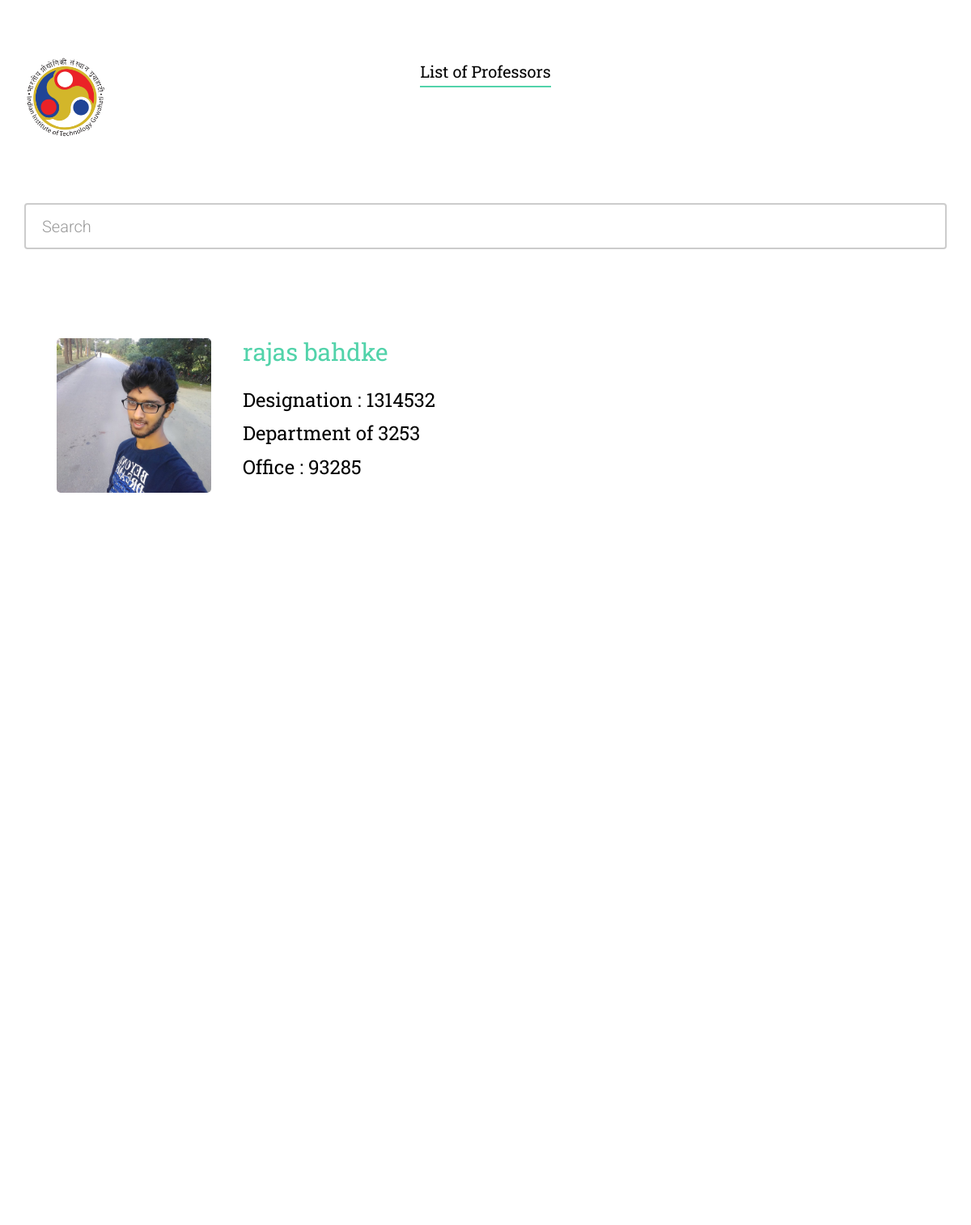
Page /list/ on the committed database.
### details/models.py (models this page shows, shortened)
class ProfileDetails(models.Model):
    username = models.OneToOneField(User, on_delete=models.CASCADE, primary_key=True)
    name = models.CharField(max_length=255)
    designation = models.CharField(max_length=255)
    department = models.CharField(max_length=128)
    institute = models.CharField(max_length=255)
    office = models.CharField(max_length=255)
    email = models.EmailField()
    phone = models.IntegerField()
    date_of_birth = models.DateField()
    research_interest = models.TextField()
    profile_pic = models.ImageField(upload_to='photos/', blank=True, null=True)
    profile_page = models.CharField(blank=True, max_length=1000)

### sslProject/views.py (the view)
# urls.py: url(r"^list/$", views.List ,name='list'),
def List(request):
    users = ProfileDetails.objects.order_by('name').order_by('department').all()
    context={
        'users': users
    }
    return render(request,'list.html', context)

### templates/list.html
{% extends "list_base.html" %}
{% block content %}
<ul id="myUL" style="list-style-type: none;">
  {% for prof in users %}
  <li>
  <div class="col-md-12">
    <div class="post animate-box">
      <a href="{% url 'profile_page' username=prof.username %}">
        {% if prof.profile_pic %}
          <img src="{{prof.profile_pic.url}}">
        {% else %}
        <img src="http://taskexchange.cochrane.org/assets/default-profile-bfeeabd02c3b38305b18e4c2345fd54dbbd1a0a7bf403a31f08fca4fada50449.png">
        {% endif %}
      </a>
      <div>
        <h2><a href="{% url 'profile_page' username=prof.username %}">{{prof.name}}</a></h2>
        <h3>Designation : {{ prof.designation }}</h3>
        <h3>Department of {{ prof.department }}</h3>
        <h3>Office : {{ prof.office }}</h3>
      </div>
    </div>
  </div>
</li>
  {% endfor %}
</ul>
{% endblock %}

### static/homepage/css/style.css (style rules this page uses)
body { font-family: "Roboto", Arial, sans-serif; line-height: 1.8; font-size: 20px; background: #eeeff0; font-weight: 300; }
a { color: #52d3aa; -webkit-transition: 0.5s; -o-transition: 0.5s; transition: 0.5s; }
h1, h2, h3, h4, h5, h6 { color: #000; font-family: "Roboto Slab", Arial, sans-serif; font-weight: 400; margin: 0 0 30px 0; }
#product .post-entry .post { float: left; position: relative; margin-bottom: 80px; }
#product .post-entry .post > a { max-width: 200px; position: absolute; top: 0; left: 0; }
#product .post-entry .post > a img { max-width: 200px; max-height: 191px; -webkit-border-radius: 5px; -moz-border-radius: 5px; -ms-border-radius: 5px; border-radius: 5px; }
#product .post-entry .post > div { margin-left: 230px; }
#product .post-entry .post > div h3 { font-size: 24px; margin-bottom: 15px; }
.js .animate-box { opacity: 0; }

### rows in the picture
ProfileDetails: profile_pic (picture), name "rajas bahdke", designation "1314532", department "3253", office "93285"
